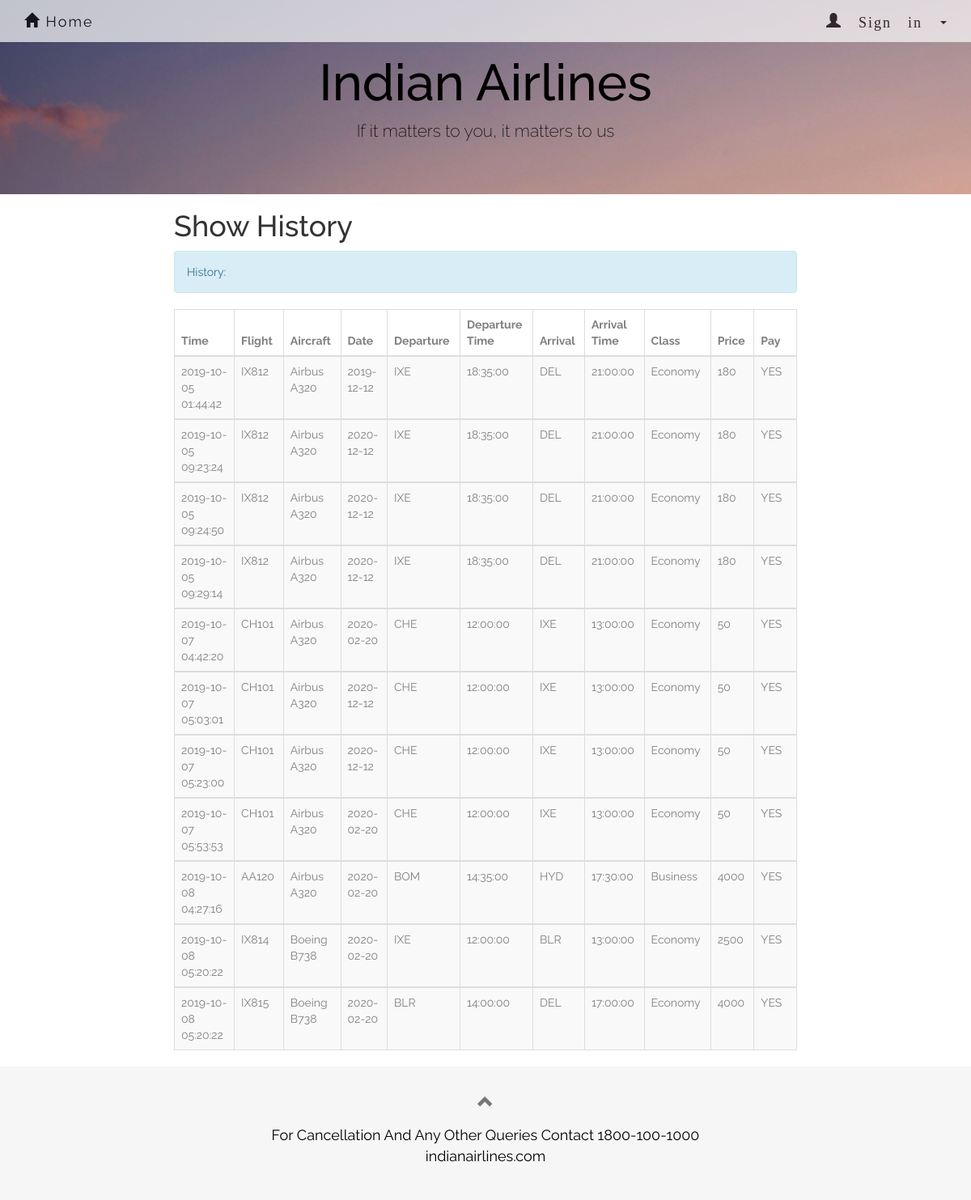
/showhistory.php (signed in), run on the app's committed database.
### tables this page shows
CREATE TABLE `flight` (
  `number` varchar(20) NOT NULL,
  `airplane_id` varchar(10) NOT NULL,
  `departure` varchar(10) NOT NULL,
  `d_time` time NOT NULL,
  `arrival` varchar(10) NOT NULL,
  `a_time` time NOT NULL
);

CREATE TABLE `book` (
  `ID` int(11) NOT NULL,
  `time` datetime NOT NULL,
  `date` date NOT NULL,
  `flightno` varchar(10) NOT NULL,
  `username` varchar(45) NOT NULL,
  `classtype` varchar(20) NOT NULL,
  `paid` int(1) DEFAULT 0
);

CREATE TABLE `airplane` (
  `ID` varchar(10) NOT NULL,
  `type` varchar(10) NOT NULL,
  `company` varchar(20) NOT NULL
);

CREATE TABLE `class` (
  `number` varchar(10) NOT NULL,
  `name` varchar(20) NOT NULL,
  `capacity` int(11) NOT NULL,
  `price` float NOT NULL
);

### showhistory.php (the view, shortened to what this page needs)
<?php
$user = $_SESSION['user'];
?>
<!DOCTYPE html>
<html>
<html lang="en">
<head>
  <link rel="stylesheet" href="http://maxcdn.bootstrapcdn.com/bootstrap/3.3.5/css/bootstrap.min.css">
  <link rel="stylesheet" href="forcompany.css">
  <link rel="stylesheet" href="homepage.css">
  <link rel="stylesheet" href="AdminSignin.css">
</head>
<body>
  <nav class="navbar navbar-default navbar-fixed-top">
    <div class="container">
      <div class="navbar-header">
        <a class="navbar-brand" href="homepage.html"><span class="glyphicon glyphicon-home"></span> Home</a>
      </div>
      <div class="collapse navbar-collapse" id="myNavbar">
        <ul class="nav navbar-nav navbar-right">
          <li class="dropdown" id = "new">
            <a class="dropdown-toggle" data-toggle="dropdown" href="#"><span class="glyphicon glyphicon-user"> Sign in&nbsp;</span><span class="caret"></span>
            </a>
              </li>
            </ul>
      </div>
    </div>
  </nav>
<div class="jumbotron text-center">
        <h1>Indian Airlines</h1>
        <p>If it matters to you, it matters to us</p>
</div>
<div class="container-fluid text-center">
  <div class="row content">
    <div class="col-sm-2 sidenav">
    </div>
    <div class="col-sm-8 text-left">
      <h1>Show History</h1>
<?php
include_once 'dbconnect2.php';
$sql = "SELECT FL.number AS FLnumber, company, type, time, B.date,  departure, d_time, arrival, a_time, C.name AS classname, price, paid
            FROM flight FL,  class C, airplane AP , book B
            WHERE (FL.number = C.number) AND (B.flightno = c.number) AND (classtype = C.name) AND (FL.airplane_id = AP.ID)
            AND  B.username = '$user' AND paid = '1'
            ORDER BY time";
$result = mysqli_query($con,$sql);
$rowcount = mysqli_num_rows($result);
    if($rowcount == 0){
        echo "<div class='alert alert-info'><strong>Nothing in the history.</strong></div>";
    }
    else{
    echo "<div class='alert alert-info'>History:</div>";
    echo "<table class='table table-bordered table-striped table-hover'>
          <thead>
          <tr>
            <th>Time</th>
            <th>Flight</th>
            <th>Aircraft</th>
            <th>Date</th>
            <th>Departure</th>
            <th>Departure Time</th>
            <th>Arrival</th>
            <th>Arrival Time</th>
            <th>Class</th>
            <th>Price</th>
            <th>Pay</th>
          </tr>
          </thead>";
    while($row = mysqli_fetch_array($result)) {
        echo "<tbody><tr>";
        echo "<td>" . $row['time'] . "</td>";
        echo "<td>" . $row['FLnumber'] . "</td>";
        echo "<td>" . $row['company']." ".$row['type']. "</td>";
        echo "<td>" . $row['date'] . "</td>";
        echo "<td>" . $row['departure'] . "</td>";
        echo "<td>" . $row['d_time'] . "</td>";
        echo "<td>" . $row['arrival'] . "</td>";
        echo "<td>" . $row['a_time'] . "</td>";
        echo "<td>" . $row['classname'] . "</td>";
        echo "<td>" . $row['price'] . "</td>";
        if($row['paid'] == 1){
            echo "<td>YES</td>";
        }
        echo "</tr>";
    }
    echo " </tbody></table>";
    }
?>
    </div>
  </div>
</div>
<footer class="container-fluid text-center">
        <a href="#signUpPage" title="To Top">
            <span class="glyphicon glyphicon-chevron-up"></span>
        </a>
        <p>For Cancellation And Any Other Queries Contact 1800-100-1000 <br> indianairlines.com</p>
</footer>
</body>
</html>

### forcompany.css (style rules this page uses)
body,html { font-family: 'Raleway', sans-serif; }
.jumbotron { background-color: #F6F6F6; color: #black; }
.navbar { margin-bottom: 0; background-color: #b49698; border: 0; font-size: 18px !important; letter-spacing: 2px; opacity: 0.7; color: black; }
.navbar li a, .navbar .navbar-brand { color: black !important; }
footer { background-color: #F6F6F6; color: black; padding: 32px; font-size: 18px; }
footer .glyphicon { font-size: 20px; margin-bottom: 20px; color: #696969; opacity: 0.9; }

### homepage.css (style rules this page uses)
body,html { font-family: 'Raleway', sans-serif; }
.jumbotron.text-center { color: black; background-image:url("f.jpg"); background-size:cover; background-attachment:fixed; width: auto; height: auto; margin-bottom: 0; }
.glyphicon.glyphicon-home { color: black; }
.glyphicon.glyphicon-user { color: black; }
.navbar { margin-bottom: 0; background-color: #FBFBFB; border: 0; font-size: 18px !important; letter-spacing: 2px; opacity: 0.7; color: black; }

### AdminSignin.css (style rules this page uses)
body { font-family: 'Raleway', sans-serif; }
th { width: 50px; height: 10px; color: gray; }
td { color: gray; }
.glyphicon.glyphicon-home { color: black; }
.glyphicon.glyphicon-user { color: black; }

### data on the page
flight: book.time "2019-10-05 01:44:42", number "IX812", airplane.company "Airbus", airplane.type "A320", book.date "2019-12-12", departure "IXE", d_time "18:35:00", arrival "DEL", a_time "21:00:00", class.name "Economy", class.price "180", book.time "2019-10-05 09:23:24", book.date "2020-12-12", book.time "2019-10-05 09:24:50", book.time "2019-10-05 09:29:14"
flight: book.time "2019-10-07 04:42:20", number "CH101", airplane.company "Airbus", airplane.type "A320", book.date "2020-02-20", departure "CHE", d_time "12:00:00", arrival "IXE", a_time "13:00:00", class.name "Economy", class.price "50", book.time "2019-10-07 05:03:01", book.date "2020-12-12", book.time "2019-10-07 05:23:00", book.time "2019-10-07 05:53:53"
flight: book.time "2019-10-08 04:27:16", number "AA120", airplane.company "Airbus", airplane.type "A320", book.date "2020-02-20", departure "BOM", d_time "14:35:00", arrival "HYD", a_time "17:30:00", class.name "Business", class.price "4000"
flight: book.time "2019-10-08 05:20:22", number "IX814", airplane.company "Boeing", airplane.type "B738", book.date "2020-02-20", departure "IXE", d_time "12:00:00", arrival "BLR", a_time "13:00:00", class.name "Economy", class.price "2500"
flight: book.time "2019-10-08 05:20:22", number "IX815", airplane.company "Boeing", airplane.type "B738", book.date "2020-02-20", departure "BLR", d_time "14:00:00", arrival "DEL", a_time "17:00:00", class.name "Economy", class.price "4000"
